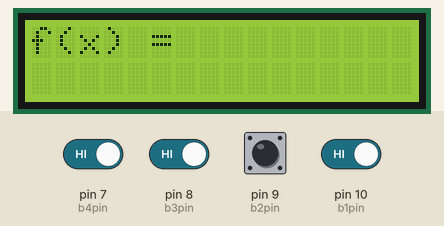
Simulated run of this sketch. Board: Arduino Uno, built with avr-gcc and run on an emulated ATmega328P. Shown: 16×2 character LCD. The inputs (shaded band) are chosen by the test bench; at power-on: pin 7 (b4pin), pin 8 (b3pin), pin 9 (b2pin), pin 10 (b1pin) HIGH. Random numbers use the default seed unless the sketch sets one.

Above: at 1.2 s.
1.3 s: pin 7 (b4pin) driven LOW
At 2.2 s:
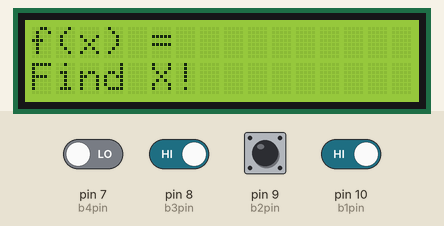
2.8 s: pin 10 (b1pin) driven LOW
4.4 s: pin 8 (b3pin) driven LOW
At 4.72 s:
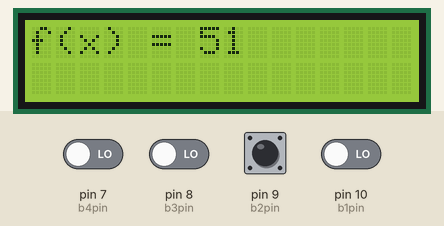
7.4 s: pin 10 (b1pin) driven HIGH
9.5 s: pin 7 (b4pin) driven HIGH
At 9.94 s:
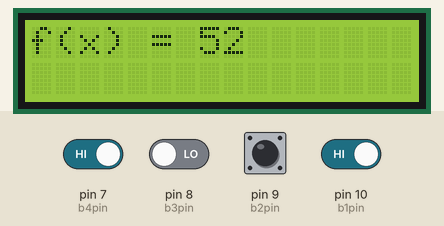
Timing chart, 0 to 12.5 s (numbered marks = the images above; inputs shaded):
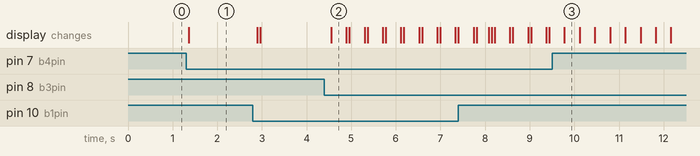

The sketch:

findx.ino
```cpp
// find x
// Robert Church 2014-12
//

#include <LiquidCrystal.h>

const int b1pin = 10; // Yellow (up)
const int b2pin = 9;  // Blue   (down)
const int b3pin = 8;  // Red    (submit)
const int b4pin = 7;  // Green  (Reset)

int submitState  = HIGH;
int minusState   = HIGH;
int plusState    = HIGH;
int resetState   = HIGH;
int psubmitState = HIGH;
int pplusState   = HIGH;
int pminusState  = HIGH;
int presetState  = HIGH;
int number = 50;
int answer = rand() % 100 + 1;
int high   = 0;
int low    = 0;

LiquidCrystal lcd(12,11,5,4,3,2);

void setup()
{
  pinMode(b1pin, INPUT);
  pinMode(b2pin, INPUT);
  pinMode(b3pin, INPUT);
  pinMode(b4pin, INPUT);
  lcd.begin(16, 2);
  lcd.clear();
  lcd.print("f(x) =");
}

void loop()
{
  submitState = digitalRead(b1pin);
  minusState  = digitalRead(b2pin);
  plusState   = digitalRead(b3pin);
  resetState  = digitalRead(b4pin);

  if(resetState != presetState)
  {
    lcd.begin(16, 2);
    lcd.clear();
    lcd.print("f(x) =");
    lcd.setCursor(0,1);
    lcd.print("Find X!");
    answer = rand() % 100 + 1;
    number = 50;
  }

  if(minusState != pminusState)
  {
    if(number - 1 >= 0)
    {
      number = number - 1;
    }
    lcd.begin(16, 2);
    lcd.clear();
    lcd.print("f(x) =");
    lcd.setCursor(7,0);
    lcd.print(number);
    delay(275);
  }

  if(plusState != pplusState)
  {
    if(number + 1 <= 100)
    {
      number = number + 1;
    }
    lcd.begin(16, 2);
    lcd.clear();
    lcd.print("f(x) =");
    lcd.setCursor(7,0);
    lcd.print(number);
    delay(275);
  }

  if(submitState != psubmitState)
  {
    // Validate if number matches
    if(number == 100)
    {
      lcd.setCursor(11,0);
    } else if (number < 10) {
      lcd.setCursor(9,0);
    } else {
      lcd.setCursor(10,0);
    }

    if(number > answer)
    {
      lcd.print("> x");
    } else if (number < answer) {
      lcd.print("< x");
    } else if (number == answer) {
      lcd.setCursor(0,1);
      lcd.print("You guessed it!");
    }
  }
  psubmitState = submitState;
}
```

Measured:
- after the input at 1.3 s, the display: changes after 0.07 s (image 1)
- after the input at 4.4 s, the display: changes after 0.15 s (image 2)
